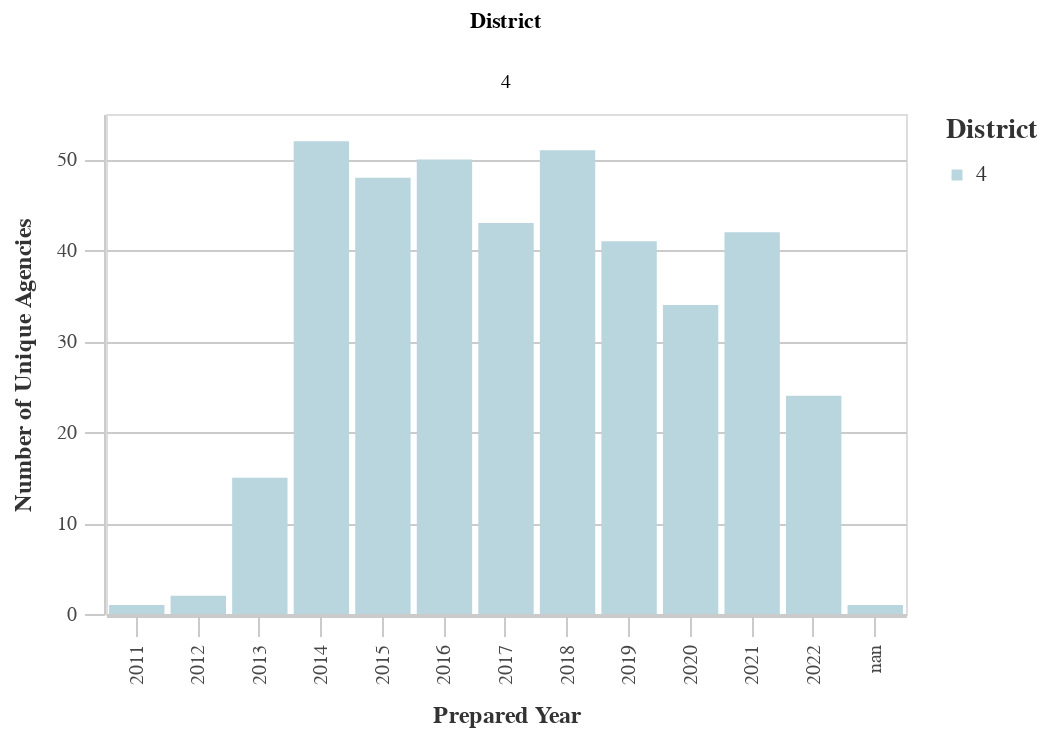

The notebook cell saved with this chart:
### Markdown cell above
### Number of Unique Prefix Codes by District

### Code cell
#Unique Prefixes by Dist
dist_years_prefix = ((
        df
        >> group_by(_.prepared_y, _.dist)
        >> summarize(n=_.prefix.nunique())
        >> arrange(-_.prepared_y)
    ).rename(columns={'dist':'District', 'n':'Count'}))

chart11 = (alt.Chart(dist_years_prefix).mark_bar().encode(
        column='District:N',
        x=alt.X('prepared_y:O', title='Prepared Year'),
        y=alt.Y('Count:Q', title='Number of Unique Agencies'),
        color = alt.Color("District:N", 
                              scale=alt.Scale(
                                  range=altair_utils.CALITP_SEQUENTIAL_COLORS),  
                               legend=alt.Legend(title="District")
                              ),
       # tooltip=[alt.Tooltip('prepared_y', title='Prepared Year'), 
       #         alt.Tooltip('Count', title='Number')],
                              ))
chart11 = styleguide.preset_chart_config(chart11)
#chart11 = _dla_utils.add_tooltip(chart11, 'prepared_y','Count')
chart11 = chart11.encode(tooltip=[alt.Tooltip('prepared_y', title='Prepared Year'), 
                alt.Tooltip('Count', title='Number')])
    

display(chart11)

### Figure 1 — Vega-Lite specification as saved in the notebook (floating-point values rounded to 4 significant figures)
{"config": {"view": {"continuousWidth": 400, "continuousHeight": 300}, "axis": {"domainColor": "#cbcbcb", "grid": true, "gridColor": "#cbcbcb", "gridWidth": 1, "labelColor": "#474747", "labelFont": "Nunito Sans", "labelFontSize": 10, "labelPadding": 4, "tickColor": "#cbcbcb", "tickSize": 10, "titleColor": "#333", "titleFont": "Raleway", "titleFontSize": 12, "titlePadding": 10}, "axisBand": {"grid": false}, "background": "white", "font": "Raleway", "header": {"labelFont": "Nunito Sans", "titleFont": "Raleway"}, "legend": {"labelColor": "#333", "labelFont": "Nunito Sans", "labelFontSize": 11, "labelLimit": 0, "padding": 1, "symbolSize": 30, "symbolType": "square", "titleColor": "#333", "titleFont": "Raleway", "titleFontSize": 14, "titlePadding": 10}, "title": {"anchor": "middle", "font": "Raleway", "fontSize": 18, "fontWeight": 300, "offset": 20}}, "data": {"name": "data-4c963753da01ba0f807cdd2eddbf0066"}, "mark": "bar", "encoding": {"color": {"field": "District", "legend": {"title": "District"}, "scale": {"range": ["#B9D6DF", "#8CBCCB", "#2EA8CE", "#136C97", "#0B405B"]}, "type": "nominal"}, "column": {"field": "District", "type": "nominal"}, "tooltip": [{"field": "prepared_y", "title": "Prepared Year", "type": "nominal"}, {"field": "Count", "title": "Number", "type": "quantitative"}], "x": {"field": "prepared_y", "title": "Prepared Year", "type": "ordinal"}, "y": {"field": "Count", "title": "Number of Unique Agencies", "type": "quantitative"}}, "height": 250, "width": 400, "$schema": "https://vega.github.io/schema/vega-lite/v4.17.0.json", "datasets": {"data-4c963753da01ba0f807cdd2eddbf0066": [{"prepared_y": "nan", "District": 4, "Count": 1}, {"prepared_y": "2022", "District": 4, "Count": 24}, {"prepared_y": "2021", "District": 4, "Count": 42}, {"prepared_y": "2020", "District": 4, "Count": 34}, {"prepared_y": "2019", "District": 4, "Count": 41}, {"prepared_y": "2018", "District": 4, "Count": 51}, {"prepared_y": "2017", "District": 4, "Count": 43}, {"prepared_y": "2016", "District": 4, "Count": 50}, {"prepared_y": "2015", "District": 4, "Count": 48}, {"prepared_y": "2014", "District": 4, "Count": 52}, {"prepared_y": "2013", "District": 4, "Count": 15}, {"prepared_y": "2012", "District": 4, "Count": 2}, {"prepared_y": "2011", "District": 4, "Count": 1}]}}
